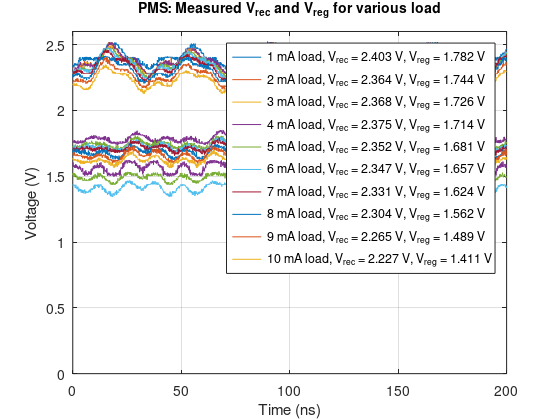

The MATLAB source for this figure: (Note: this script raises an error after producing the figure.)
clear all;

ma1 = load('load_1mA');
ma2 = load('load_2mA');
ma3 = load('load_3mA');
ma4 = load('load_4mA');
ma5 = load('load_5mA');
ma6 = load('load_6mA');
ma7 = load('load_7mA');
ma8 = load('load_8mA');
ma9 = load('load_9mA');
ma10 = load('load_10mA');

time = ma1.time + 100;

%%
f1= figure(1);
plot(time, ma1.Vrec, time, ma2.Vrec, time, ma3.Vrec, time, ma4.Vrec, time, ma5.Vrec); hold on;
plot(time, ma6.Vrec, time, ma7.Vrec, time, ma8.Vrec, time, ma9.Vrec, time, ma10.Vrec);
plot(time, ma1.Vreg, time, ma2.Vreg, time, ma3.Vreg, time, ma4.Vreg, time, ma5.Vreg); hold on;
plot(time, ma6.Vreg, time, ma7.Vreg, time, ma8.Vreg, time, ma9.Vreg, time, ma10.Vreg);hold off;
grid on;
ylim([0, 2.6]);
xlabel('Time (ns)'); 
ylabel('Voltage (V)');
vrec1 = sprintf('1 mA load, V_{rec} = %.3f V, V_{reg} = %.3f V', ma1.Vrec_avg, ma1.Vreg_avg);
vrec2 = sprintf('2 mA load, V_{rec} = %.3f V, V_{reg} = %.3f V', ma2.Vrec_avg, ma2.Vreg_avg);
vrec3 = sprintf('3 mA load, V_{rec} = %.3f V, V_{reg} = %.3f V', ma3.Vrec_avg, ma3.Vreg_avg);
vrec4 = sprintf('4 mA load, V_{rec} = %.3f V, V_{reg} = %.3f V', ma4.Vrec_avg, ma4.Vreg_avg);
vrec5 = sprintf('5 mA load, V_{rec} = %.3f V, V_{reg} = %.3f V', ma5.Vrec_avg, ma5.Vreg_avg);
vrec6 = sprintf('6 mA load, V_{rec} = %.3f V, V_{reg} = %.3f V', ma6.Vrec_avg, ma6.Vreg_avg);
vrec7 = sprintf('7 mA load, V_{rec} = %.3f V, V_{reg} = %.3f V', ma7.Vrec_avg, ma7.Vreg_avg);
vrec8 = sprintf('8 mA load, V_{rec} = %.3f V, V_{reg} = %.3f V', ma8.Vrec_avg, ma8.Vreg_avg);
vrec9 = sprintf('9 mA load, V_{rec} = %.3f V, V_{reg} = %.3f V', ma9.Vrec_avg, ma9.Vreg_avg);
vrec10 = sprintf('10 mA load, V_{rec} = %.3f V, V_{reg} = %.3f V', ma10.Vrec_avg, ma10.Vreg_avg);

legend(vrec1, vrec2, vrec3, vrec4, vrec5,vrec6, vrec7, vrec8,vrec9, vrec10, 'location', 'best');

title('PMS: Measured V_{rec} and V_{reg} for various load', 'FontSize', 10);

%% save plot
set(f1,'Units','Inches');
pos = get(f1,'Position');
set(f1,'PaperPositionMode','Auto','PaperUnits','Inches','PaperSize',[pos(3), pos(4)]);
print(f1, 'pms_load_sweep.pdf', '-dpdf');
movefile('pms_load_sweep.pdf','../../../img/meas/pms_load_sweep.pdf');